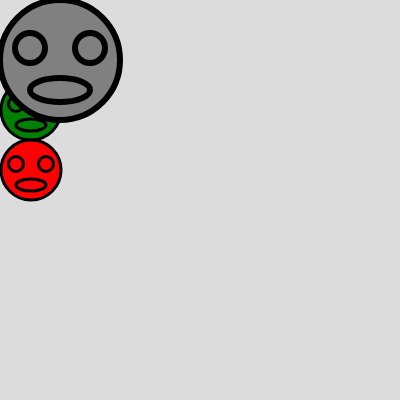
Frame 1 (no input)
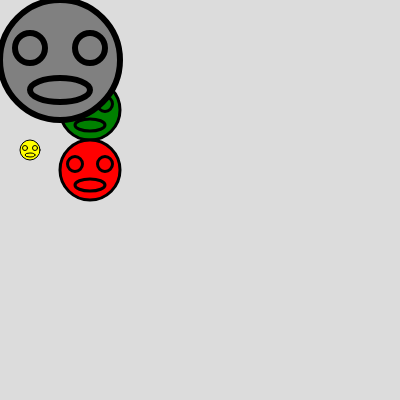
Frame 60 (no input)
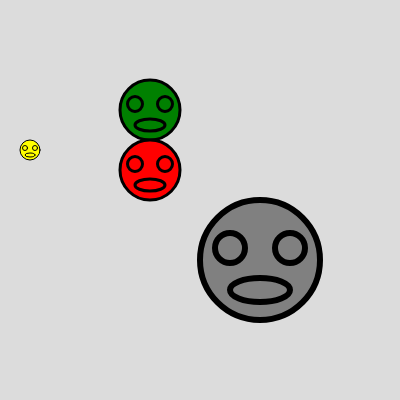
Frame 120 (the mouse pressed at the canvas centre since frame 60)

The p5.js sketch that drew these frames (run headless with seeded random() and noise() and a simulated clock; from frame 60 on, the mouse is pressed at the canvas centre):

// p5.js sketch
// ── sketch.js
function setup() {
  createCanvas(400, 400);
  create_ui();
}
function draw() {
  update_ui()
  background(220);
  draw_head(20, 140, 1, 'yellow');
  draw_head(frameCount % 200, 80, 3, 'green');
  draw_head(frameCount % width, 140, 3, 'red');
  draw_head(mouseX, mouseY, 6, 'gray');
}
function draw_head(xpos, ypos, ascale, acolor) {
  push();
  translate(xpos,ypos)
  scale(ascale)
  fill(acolor)
  circle(10,10,20);
  circle(5,8,5);
  circle(15,8,5);
  ellipse(10,15,10,4);
  pop();
}
function create_ui() {
  createSpan().id('mox');
  createSpan().id('moy');
  createSpan().id('fco');
  createSpan().id('fcm');
}
function update_ui() {
  select('#mox').html('[mouseX='+mouseX+'] ')
  select('#moy').html('[mouseY='+mouseY+'] ')
  select('#fco').html('[fco='+frameCount+'] ')
  select('#fcm').html('[fcm='+(frameCount%width)+'] ')
}
